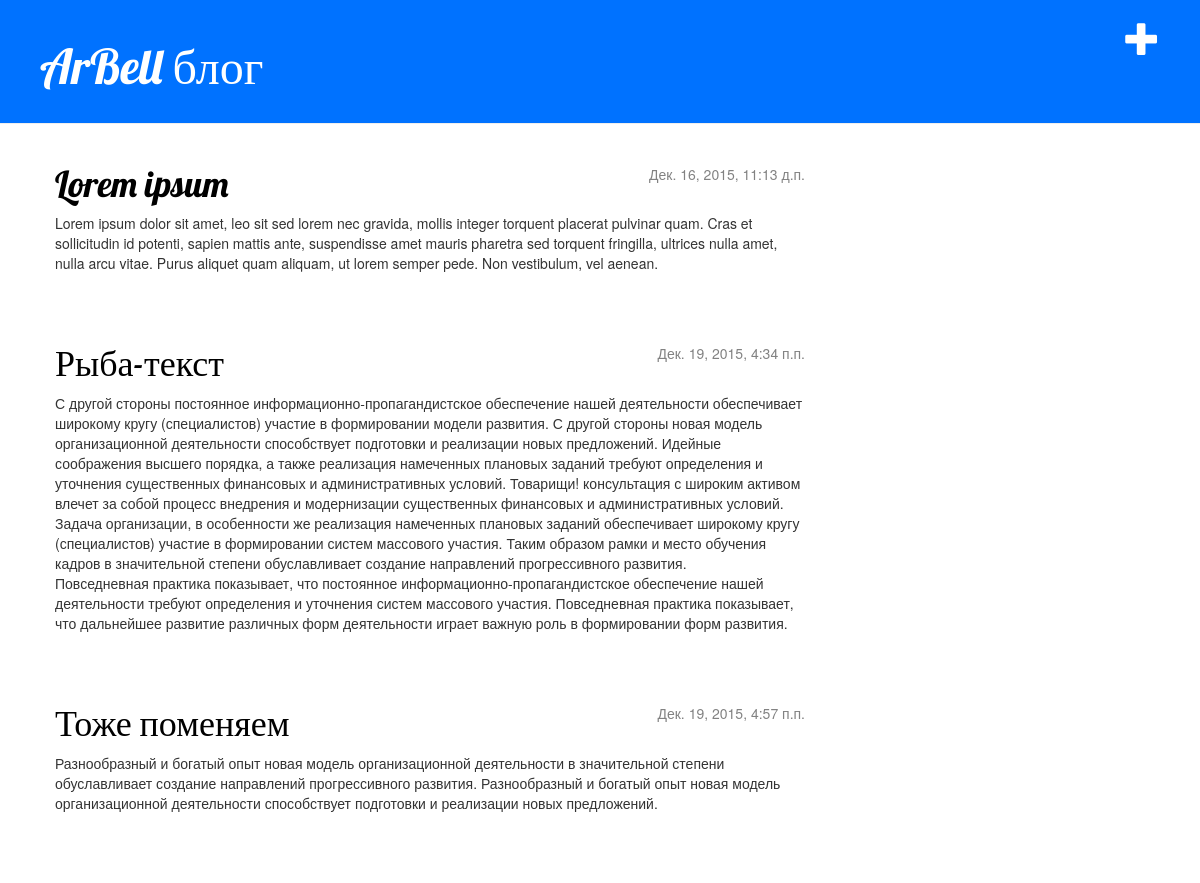
The app's page /, older data.
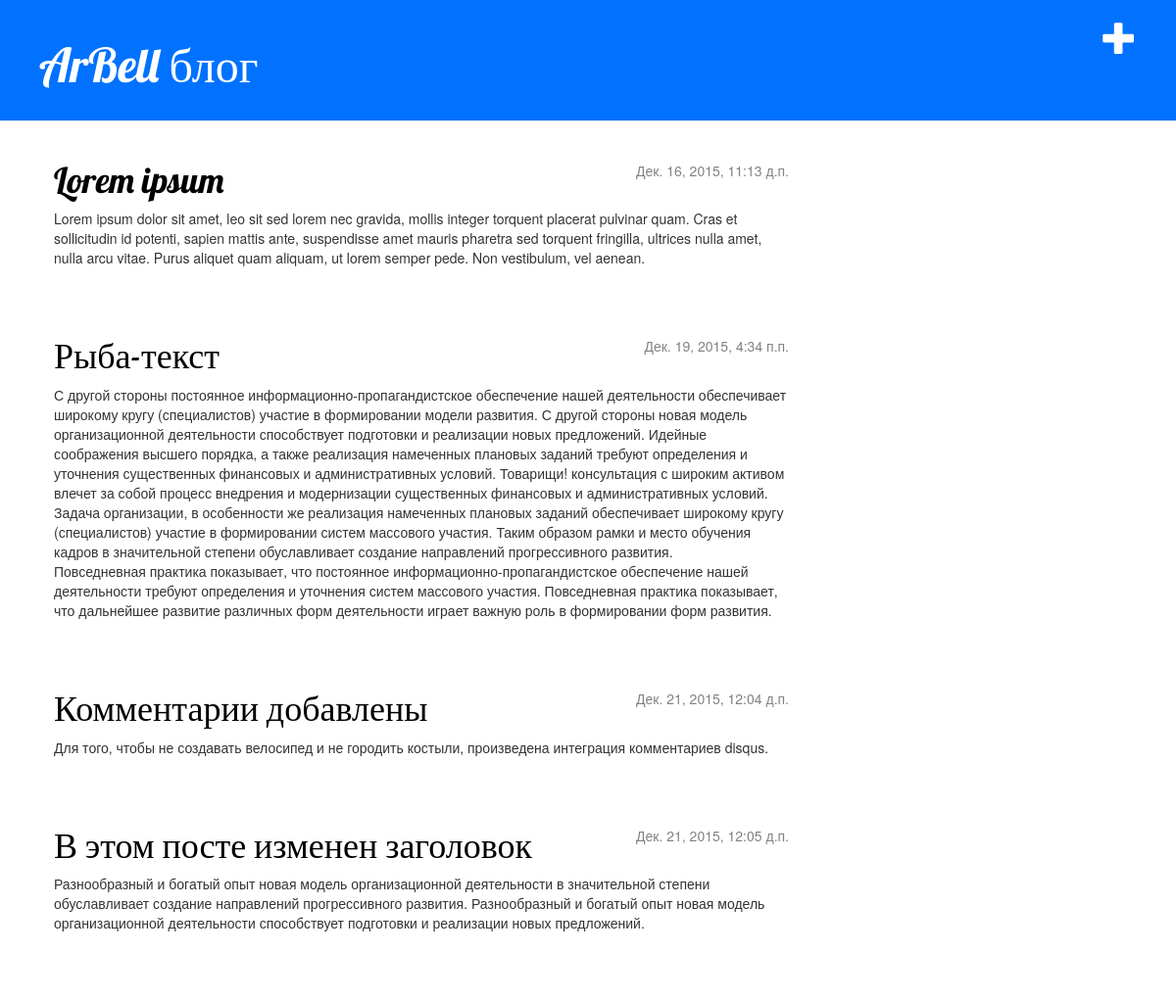
The same page, newer data.
### blog/models.py (models this page shows, shortened)
class Post(models.Model):
    author = models.ForeignKey('auth.User')
    title = models.CharField(max_length = 200)
    text = models.TextField()
    created_date = models.DateTimeField(
            default = timezone.now)
    published_date = models.DateTimeField(
            blank = True, null = True)

### blog/views.py (the view)
# urls.py: url(r'^$', views.post_list, name = 'post_list'),
def post_list(request):
    posts = Post.objects.filter(published_date__lte = timezone.now()).order_by('published_date')
    return render(request, 'blog/post_list.html', {'posts': posts})

### blog/templates/blog/post_list.html
    {% extends 'blog/base.html' %}
    {% block content %}
        {% for post in posts %}
            <div class="post">
                <div class="date">
                    {{ post.published_date }}
                </div>
                <h1><a href="{% url 'post_detail' pk=post.pk %}">{{ post.title }}</a></h1>
                <p>{{ post.text|linebreaks }}</p>
            </div>
        {% endfor %}
    {% endblock content %}

### blog/templates/blog/base.html (shortened to what this page needs)
{% load staticfiles %}
<html>
    <head>
        <link rel="stylesheet" href="//maxcdn.bootstrapcdn.com/bootstrap/3.2.0/css/bootstrap.min.css">
        <link rel="stylesheet" href="//maxcdn.bootstrapcdn.com/bootstrap/3.2.0/css/bootstrap-theme.min.css">
        <link rel="stylesheet" href="{% static 'css/blog.css' %}">
    </head>
    <body>
        <div class="page-header">
            <a href="{% url 'blog.views.post_new' %}" class="top-menu"><span class="glyphicon glyphicon-plus"></span></a>
            <h1><a href="/">ArBell блог</a></h1>
        </div>
        <div class="content container">
            <div class="row">
                <div class="col-md-8">
                    {% block content %}
                    {% endblock %}
                </div>
            </div>
        </div>
    </body>
</html>

### blog/static/css/blog.css (style rules this page uses)
h1 a { color:#FCA205; font-family: 'Lobster'; }
.page-header { background-color: #0072ff; margin-top: 0; padding: 20px 20px 20px 40px; }
.page-header h1, .page-header h1 a, .page-header h1 a:visited, .page-header h1 a:active { color: #ffffff; font-size: 36pt; text-decoration: none; }
.content { margin-left: 40px; }
h1, h2, h3, h4 { font-family: 'Lobster', cursive; }
.date { float: right; color: #828282; }
.top-menu, .top-menu:hover, .top-menu:visited { color: #ffffff; float: right; font-size: 26pt; margin-right: 20px; }
.post { margin-bottom: 70px; }
.post h1 a, .post h1 a:visited { color: #000000; }

Row changes from the older to the newer data that the page shows:
added Post: published_date "Дек. 21, 2015, 12:04 д.п.", title "Комментарии добавлены", text "Для того, чтобы не создавать велосипед и не городить костыли, произведена интеграция комментариев disqus."
changed Post: published_date "Дек. 19, 2015, 4:57 п.п." → "Дек. 21, 2015, 12:05 д.п."; title "Тоже поменяем" → "В этом посте изменен заголовок"
